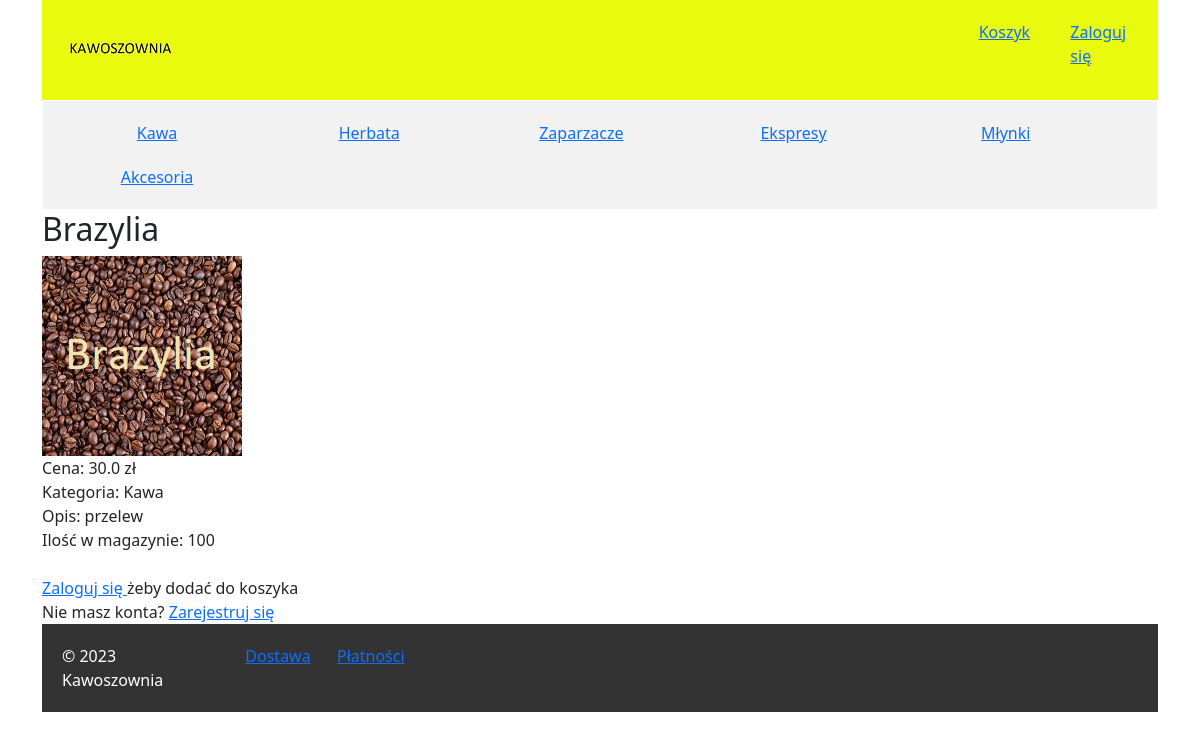
Page /product/3/ on the committed database.
### mysite/models.py (models this page shows)
class Category(models.Model):
    name = models.CharField('Nazwa', max_length=50, unique=True)
    def __str__(self):
        return f'{self.name}'

class Product(models.Model):
    name = models.CharField('Nazwa', max_length=50, null=True, blank=True)
    price =  models.FloatField('Cena', validators=[MinValueValidator(0)])
    category = models.ForeignKey(Category, models.PROTECT, 'Kategoria', null=True, blank=True)
    description = models.TextField('Opis', null=True, blank=True)
    availability = models.BooleanField('Dostępność')
    quantity = models.PositiveIntegerField('Ilość w magazynie')
    def __str__(self):
        return f'{self.name}'

### mysite/views.py (the view, shortened to what this page needs)
# urls.py: path('product/<int:pk>/', views.ProductView.as_view(), name="details-product"),
class ProductView(CreateView):
    model = OrderDetail
    form_class = OrderDetailForm
    success_url = reverse_lazy("home")
    template_name = 'mysite/product/detail_product.html'
    def get_context_data(self, **kwargs):
        context = super().get_context_data(**kwargs)
        context["product"] = Product.objects.get(pk=self.kwargs['pk'])
        return context

### mysite/context_processors.py (called while the page is built)
def categories(request):
    return {
        'categories': Category.objects.all()
    }

### mysite/templates/mysite/product/detail_product.html (shortened to what this page needs)
{% extends "base.html" %}
{% load static %}
{% block content %}
    <h2>{{product}}</h2>
    <img src="{% static 'assets/img/'|add:product.name|add:'.jpg' %}">
    <div>
        <div>
            Cena: {{product.price}} zł
        </div>
        <div>
            Kategoria: {{product.category}}
        </div>
        <div>
            Opis: {{product.description}}
        </div>
        <div>
            {% if not product.availability or not product.quantity %}
                Brak towaru.
            {% else %}
                Ilość w magazynie: {{product.quantity}}
            {% endif %}
        </div>
    </div>
    {% if user.is_anonymous %}
        <br>
        <div>
            <a href="/accounts/login/"> Zaloguj się </a> żeby dodać do koszyka
        </div>
        <div>
            Nie masz konta? <a href="/user/create/"> Zarejestruj się </a>
        </div>
    {% else %}
        <form method="post">
            {% csrf_token %}
            {{ form.as_p }}
            <input type="submit" value="Dodaj do koszyka">
        </form>
    {% endif %}
{% endblock %}

### ecommerce/templates/base.html (shortened to what this page needs)
{% load static %}
<!DOCTYPE html>
<html>
  <head>
    <link rel="stylesheet" href="{% static 'assets/css/style.css' %}">
    <link href="https://cdn.jsdelivr.net/npm/bootstrap@5.2.3/dist/css/bootstrap.min.css" rel="stylesheet">
  </head>
  <body class="container">
    <header>
      <div class="row">
        <div class="col">
          <a href="/"><img src="{% static 'assets/img/logo.jpg' %}"></a>
        </div>
        <div class="col-1">
          <a href="/order_detail/"> Koszyk </a>
        </div>
        <div class="col-1">
          {% if user.is_authenticated %}
            <div>
              <a href="/accounts/logout/"> Wyloguj się </a>
            </div>
          {% else %}
            <div>
              <a href="/accounts/login/"> Zaloguj się </a>
            </div>
          {% endif %}
        </div>
    </header>
    <nav>
      <ul>
        {% for category in categories %}
          <li class="text-center" style="width: 208px;"><a href="/?category={{category.id}}"> {{category}} </a></li>
        {% endfor %}
      </ul>
    </nav>
    {% block content %}{% endblock %}
    <footer>
      <div class="row">
        <div class="col-2">
          &copy; 2023 Kawoszownia
        </div>
        <div class="col-1">
          <a href="/delivery/"> Dostawa </a>
        </div>
        <div class="col-1">
          <a href="/payment/"> Płatności </a>
        </div>
      </div>
    </footer>
  </body>
</html>

### ecommerce/static/assets/css/style.css (style rules this page uses)
header { background-color: rgb(234, 250, 13); color: #ccc; padding: 20px; }
nav { background-color: #f2f2f2; border: 1px solid white; padding: 10px; }
nav ul { list-style-type: none; margin: 0; padding: 0; }
nav li { display: inline-block; }
nav a { display: block; padding: 10px; }
footer { background-color: #333; color: white; padding: 20px; }

### rows in the picture
Category: name "Kawa"
Category: name "Herbata"
Category: name "Zaparzacze"
Category: name "Ekspresy"
Category: name "Młynki"
Category: name "Akcesoria"
Product: name "Brazylia", name (picture), price "30.0", category "Kawa", description "przelew", quantity "100"
